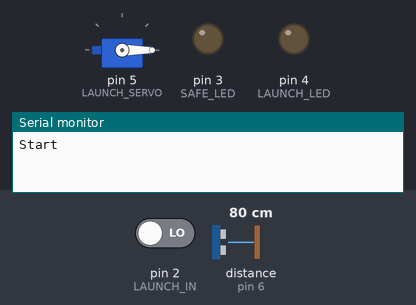
Recording of a sketch running on a simulated Arduino Uno, built with avr-gcc and run on an emulated ATmega328P. On the bench: servo, output pins drawn as LEDs (lit = HIGH), the last lines printed to the serial monitor. Inputs (shaded band) come from the test bench; at power-on: pin 2 (LAUNCH_IN) LOW, distance to the obstacle (sensor on pin 6) 80 cm. The echo pulse lasts 58.3 µs per cm; pins used as bus, display or sensor lines are not drawn.

Above: at 1.2 s.
1.3 s: pin 2 (LAUNCH_IN) driven HIGH
At 3.9 s:
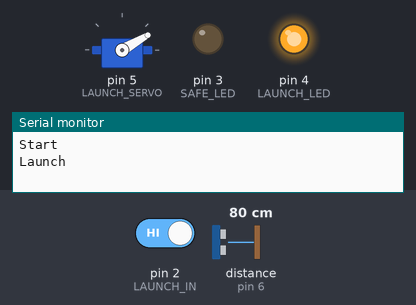
4.3 s: distance to the obstacle (sensor on pin 6) set to 13 cm
5.8 s: distance to the obstacle (sensor on pin 6) set to 10 cm
At 6.3 s:
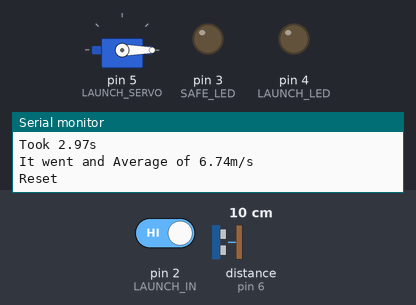
7.3 s: distance to the obstacle (sensor on pin 6) set to 18 cm
At 9.0 s:
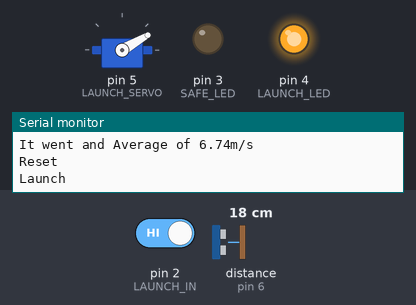
9.3 s: distance to the obstacle (sensor on pin 6) set to 4 cm
At 10.2 s:
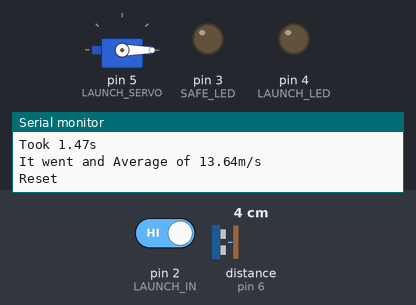
Timing chart, 0 to 12.8 s (numbered marks = the images above; inputs shaded):
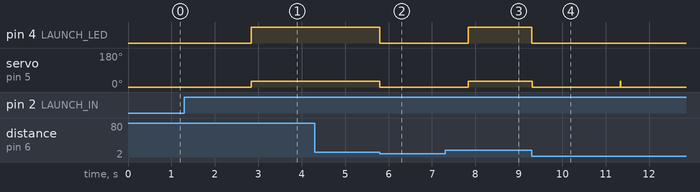

The sketch:

launcher.ino
```cpp
#include <Servo.h>

#define LAUNCH_IN  2    // Input pin for the launch button
#define LAUNCH_LED 4    // LED for launching
#define LAUNCH_LEN 1500 // How long you have to hold the launch button
#define LAUNCH_SERVO 5  // Pin for launch servo
#define LAUNCH_DEG 30   // Angle for launch servo to move to

#define TRIG_PIN  7  // Trigger pin for the ending sensor
#define PING_PIN  6  // Ping pin for the ending sensor
#define PASS_DIST 10 // Distance need to trigger the end

#define SAFE_LED 3 // Led for end game

#define TRACK_LEN 20 // Track lenght in meters

Servo launchServo;

int launchState = 0;

unsigned long launchTime;
unsigned long endTime;
float launchDuration;

int count = 0;
int state = 0;
// 0 Pre Launch  - Waiting for button to be held
// 1 Launched    - Waiting for car to reach the end
// 2 Post Launch - Car has reached the end, waiting to be reset

long duration;
int distance;

void setup()
{
    Serial.begin(9600);
    Serial.println("Start");

    launchServo.attach(LAUNCH_SERVO);
    launchServo.write(0);

    pinMode(LAUNCH_IN,  INPUT);
    pinMode(LAUNCH_LED, OUTPUT);

    pinMode(TRIG_PIN, OUTPUT);
    pinMode(PING_PIN, INPUT);

    pinMode(SAFE_LED, OUTPUT);
    digitalWrite(SAFE_LED, LOW);
}

void loop()
{
    if (state == 0)
    {
        // Pre Launch - Waiting for button to be held
        launchState = digitalRead(LAUNCH_IN); // Read button state

        if (launchState == HIGH) // If Button is Pressed
        {
            count += 1; // Increment counter
            delay(1);

            digitalWrite(SAFE_LED, LOW);   // Turn off safe LED
            digitalWrite(LAUNCH_LED, LOW); // Turn off fire LED
        } else { // If not pressed
            count = 0; // Reset Counter

            digitalWrite(SAFE_LED, LOW);   // Turn off safe LED
            digitalWrite(LAUNCH_LED, LOW); // Turn off fire LED
        }

        if (count == LAUNCH_LEN)
        {
            state = 1; // Set state to Launched State
            count = 0; // Reset Counter

            launchTime = millis(); // Record End Time
            digitalWrite(LAUNCH_LED, HIGH); // Turn on fire LED
            launchServo.write(LAUNCH_DEG); // Move servo to launch degree

            Serial.println("Launch");
        }
    } else if (state == 1) {
        // Launched - Waiting for car to reach the end

        // Get the distance from HC-SR04
        digitalWrite(TRIG_PIN, LOW);
        delayMicroseconds(5);

        digitalWrite(TRIG_PIN, HIGH);
        delayMicroseconds(10);
        digitalWrite(TRIG_PIN, LOW);

        duration = pulseIn(PING_PIN, HIGH);
        distance = duration * 0.034 / 2;

        // If the distance is less than the threshold and not 0
        if (distance <= PASS_DIST && distance != 0)
        {
            endTime = millis(); // Record End Time

            state = 2; // Set State to Post Launch

            Serial.println("Car Passed by");
            digitalWrite(LAUNCH_LED, LOW); // Turn off Launch LED
            digitalWrite(SAFE_LED, HIGH);  // Turn on Safe LED

            launchDuration = (endTime - launchTime) / 1000.0; // How long did it travel for in seconds

            Serial.print("Took ");
            Serial.print(launchDuration);
            Serial.println("s");

            Serial.print("It went and Average of ");
            Serial.print(TRACK_LEN / (launchDuration));
            Serial.println("m/s");
        }
    } else if (state == 2) {
        // Post Launch - Car has reached the end, waiting to be reset

        if (digitalRead(LAUNCH_IN) == HIGH) // If button is pressed
        {
            state = 0; // Set state to Pre Launched State

            digitalWrite(SAFE_LED, LOW);   // Turn off Launch LED
            digitalWrite(LAUNCH_LED, LOW); // Turn off Safe LED
            launchServo.write(0);          // Move servo pre launch pos

            Serial.println("Reset");
            delay(500); // For safety wait .5 seconds
            Serial.println();
        }
    }
}
```

Measured:
- the behaviour switches between 12 and 11 cm on distance to the obstacle (sensor on pin 6) (found by bisection; images 1 and 2)
- after the input at 1.3 s, pin 4 (LAUNCH_LED): LOW → HIGH after 1.5 s; servo on pin 5 (LAUNCH_SERVO): 0° → 30° after 1.5 s
- after the input at 4.3 s, every drawn part: stays the same
- after the input at 5.8 s, pin 4 (LAUNCH_LED): HIGH → LOW at once; servo on pin 5 (LAUNCH_SERVO): 30° → 0° at once
- after the input at 7.3 s, pin 4 (LAUNCH_LED): LOW → HIGH after 0.54 s; servo on pin 5 (LAUNCH_SERVO): goes on until 7.8 s, then stays 30°
- after the input at 9.3 s, pin 4 (LAUNCH_LED): HIGH → LOW at once; servo on pin 5 (LAUNCH_SERVO): 30° → 0° at once
